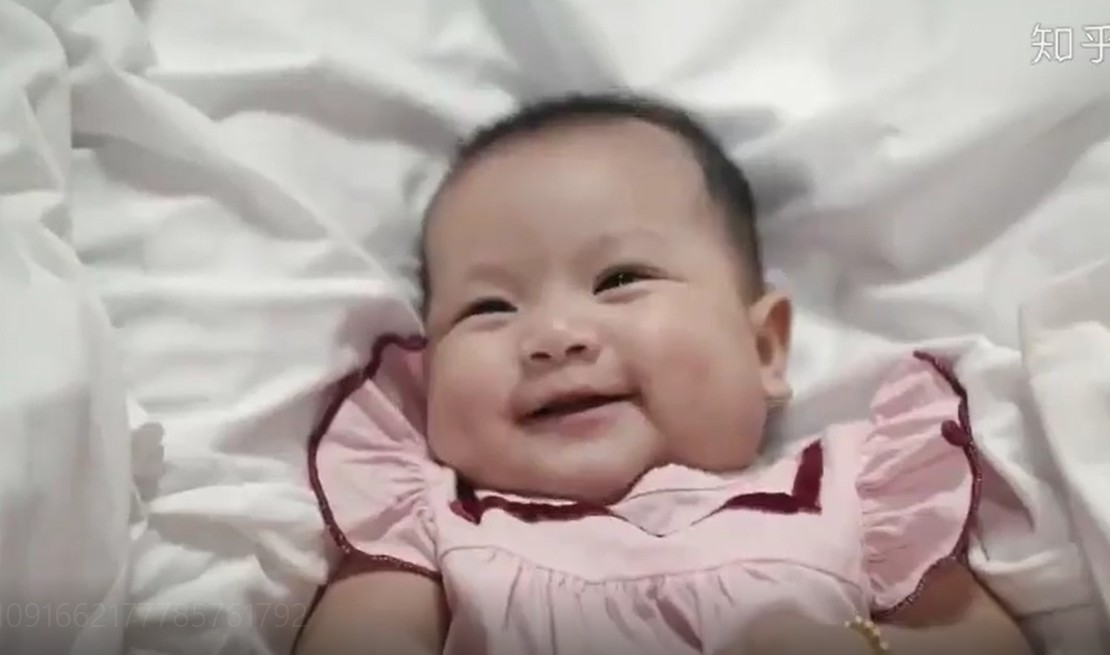
#> input picture DoVideo/Img/Snipaste_2019-06-20_21-35-42.jpg, 1110 x 655 px, found by its file name
$ python face_1.py
#> lines starting #> are read from the running program, lines starting #| are printed output that depends on the picture; after the words box and inside, x2 and y2 are one past the last pixel; in counts of white or black regions, pixels touching at a corner belong together
#!/usr/bin/env python3
# -*- coding: utf-8 -*-

# import sys
# sys.path.append(r"D:\projects\python\pathon_jerry")

import cv2

import img.basev as ba

temp_img = ba.TEMP_FACE_IMG

classfier = cv2.CascadeClassifier(ba.cc_default)

# 读取图片
image = cv2.imread(temp_img)
#> image is the input picture: shape (655, 1110, 3); mean B, G, R 160.3, 164.2, 176.5
gray = cv2.cvtColor(image, cv2.COLOR_BGR2GRAY)
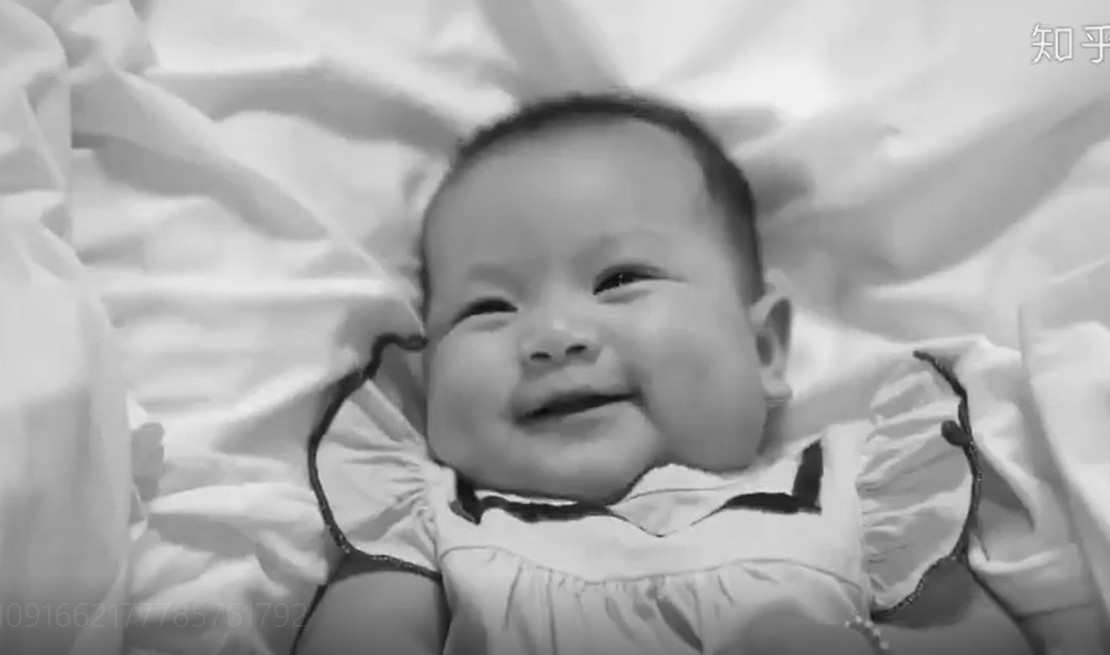
#> gray: shape (655, 1110); min 8, max 255, mean 167.5

faces = classfier.detectMultiScale(
    gray,
    scaleFactor=1.15,
    minNeighbors=5,
    minSize=(5, 5),
    flags=cv2.CASCADE_SCALE_IMAGE
)
#> faces = [[393, 148, 348, 348]]

print("发现{0}个人脸!".format(len(faces)))
#| 发现1个人脸!

for (x, y, w, h) in faces:
    cv2.rectangle(image, (x, y), (x + w, y + w), (0, 255, 0), 2)
#> this loop made 1 pass
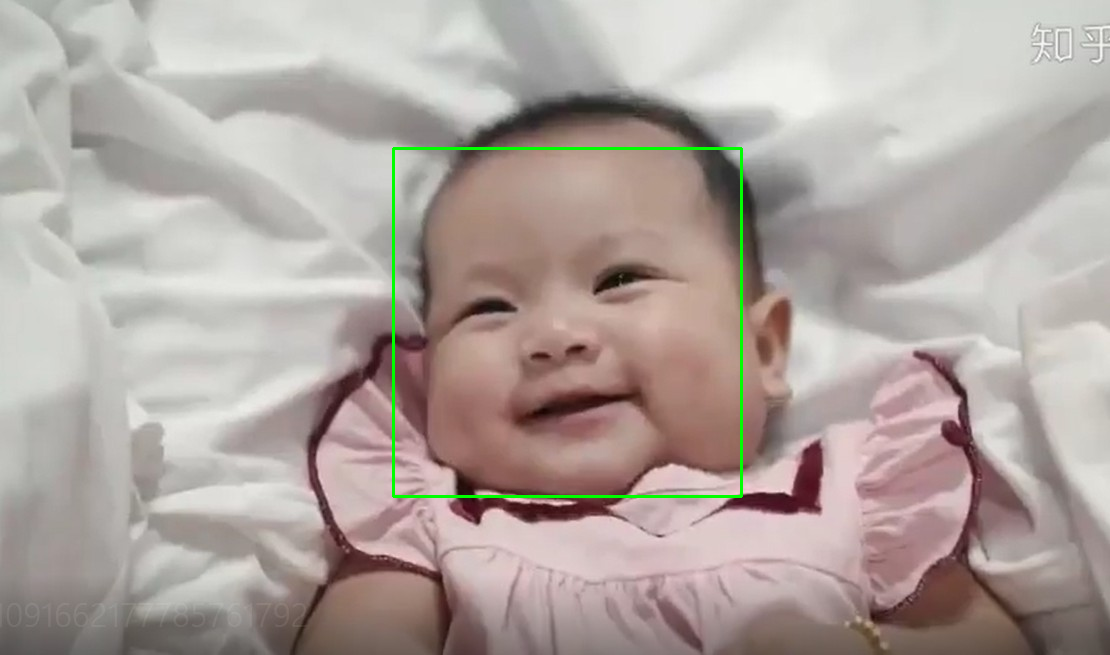
#> image: shape (655, 1110, 3); 0.57% of pixels changed, all inside (x1, y1, x2, y2) = (392, 147, 743, 498)
    # print(type((x + x + w) / 2))
    # cv2.circle(image, ((x + x + w) / 2, (y + y + h) / 2), w / 2, (0, 255, 0), 2)

cv2.imshow("Find Faces!", image)
cv2.waitKey(0)
